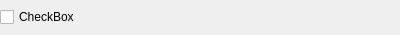
<?xml version="1.0" encoding="UTF-8"?>
<ui version="4.0">
 <class>CheckBoxEntity</class>
 <widget class="QWidget" name="CheckBoxEntity">
  <property name="geometry">
   <rect>
    <x>0</x>
    <y>0</y>
    <width>400</width>
    <height>35</height>
   </rect>
  </property>
  <property name="sizePolicy">
   <sizepolicy hsizetype="Preferred" vsizetype="Fixed">
    <horstretch>0</horstretch>
    <verstretch>0</verstretch>
   </sizepolicy>
  </property>
  <property name="maximumSize">
   <size>
    <width>16777215</width>
    <height>35</height>
   </size>
  </property>
  <property name="windowTitle">
   <string>Form</string>
  </property>
  <layout class="QVBoxLayout" name="verticalLayout">
   <property name="spacing">
    <number>0</number>
   </property>
   <property name="leftMargin">
    <number>0</number>
   </property>
   <property name="topMargin">
    <number>0</number>
   </property>
   <property name="rightMargin">
    <number>0</number>
   </property>
   <property name="bottomMargin">
    <number>0</number>
   </property>
   <item>
    <widget class="QCheckBox" name="checkBox">
     <property name="maximumSize">
      <size>
       <width>16777215</width>
       <height>30</height>
      </size>
     </property>
     <property name="text">
      <string>CheckBox</string>
     </property>
    </widget>
   </item>
  </layout>
 </widget>
 <resources/>
 <connections/>
</ui>
